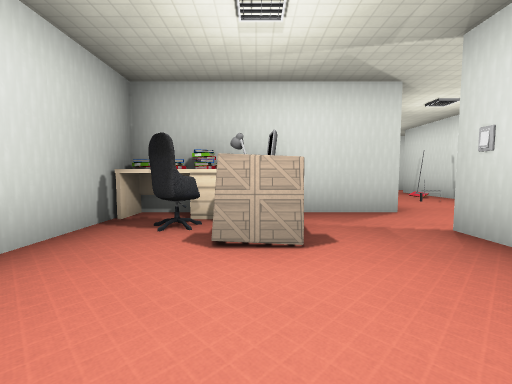
[1] (above)

19 first-person views from a walk through a 3-D level made in the Godot game engine. The camera is 1.4 m above the floor, tilts 4° down and sees 90° across. The floor is counted in squares, 2 m on a side. Each view is taken from the middle of a square. On the plan, view 1 faces up. The plan holds only what a view shows up to about 9 squares ahead; the rest is blank. The place goes on beyond the plan. Some surface patterns are stand-ins.

[2]
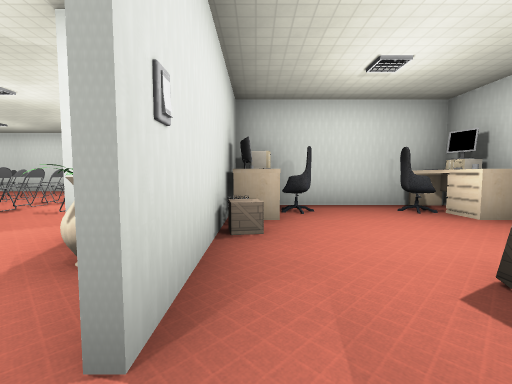

[3]
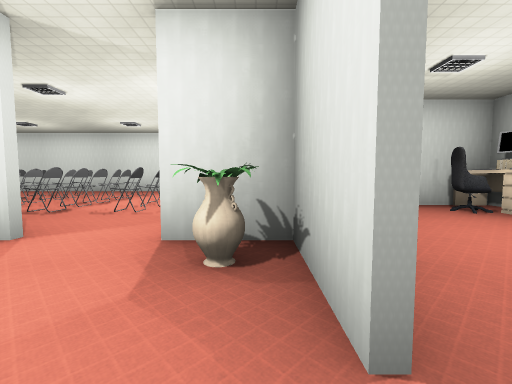

[4]
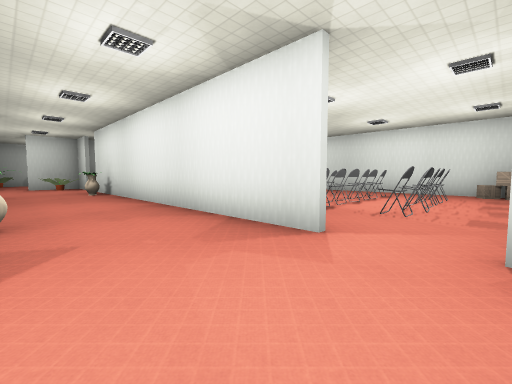

[5]
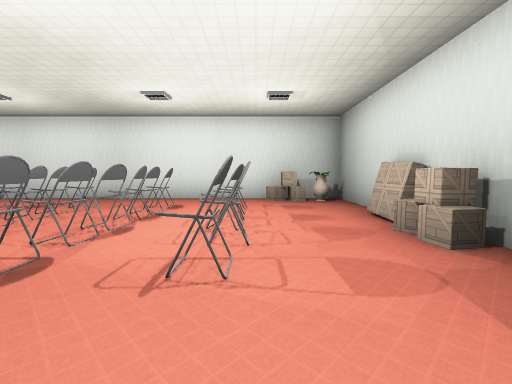

[6]
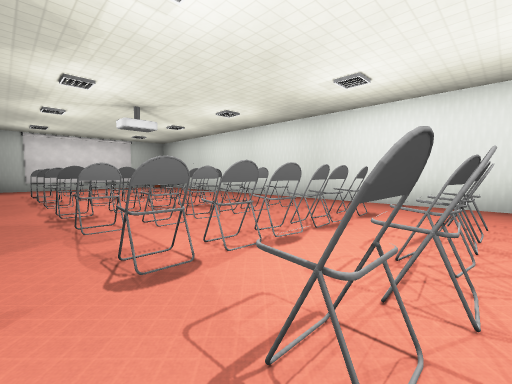

[7]
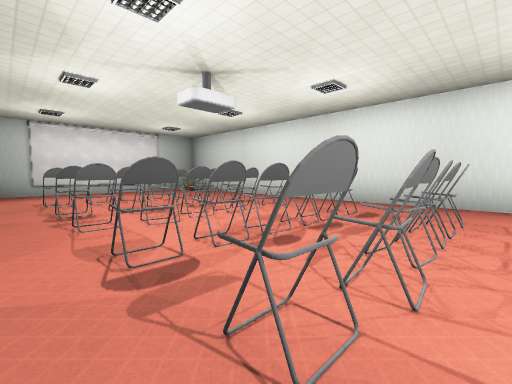

[8]
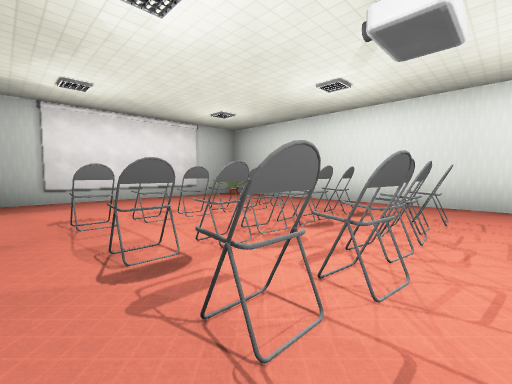

[9]
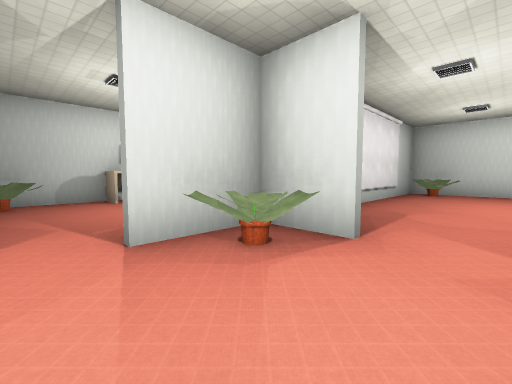

[10]
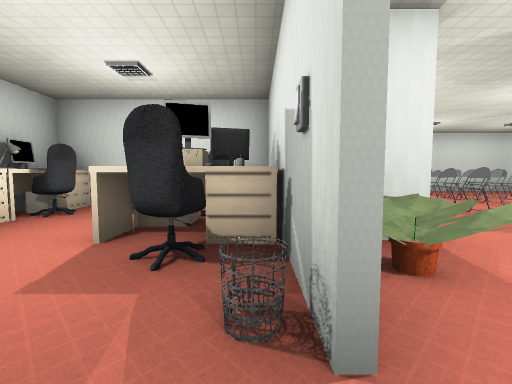

[11]
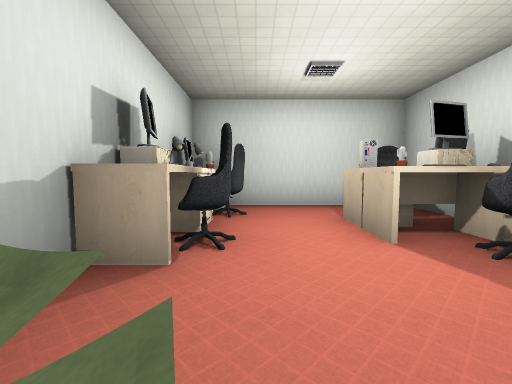

[12]
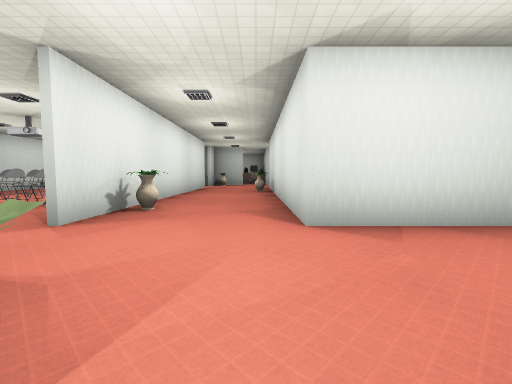

[13]
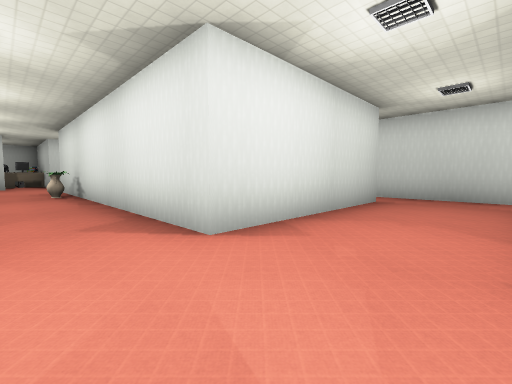

[14]
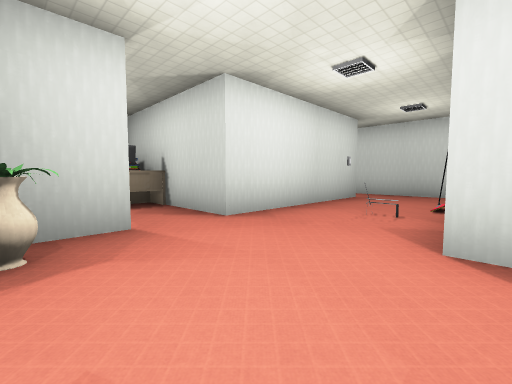

[15]
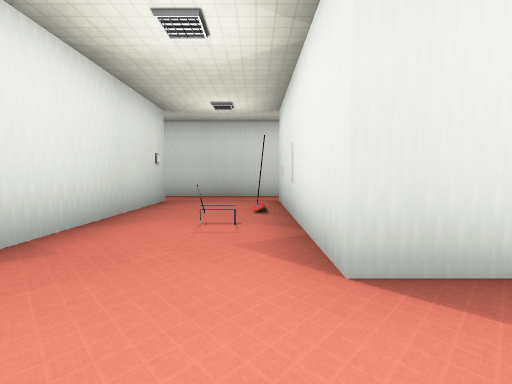

[16]
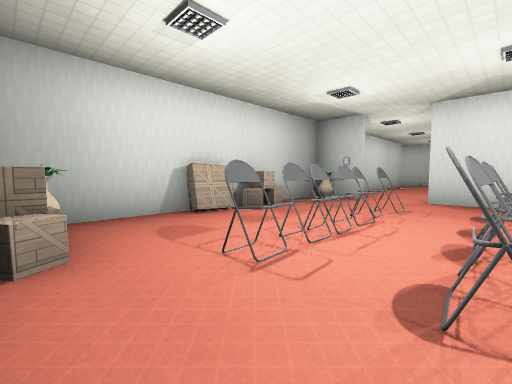

[17]
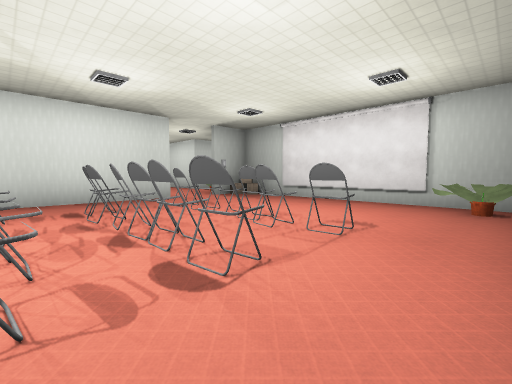

[18]
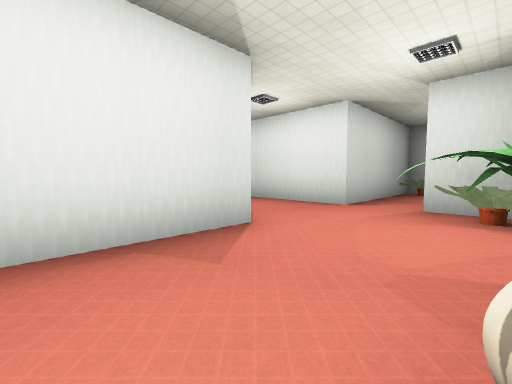

[19]
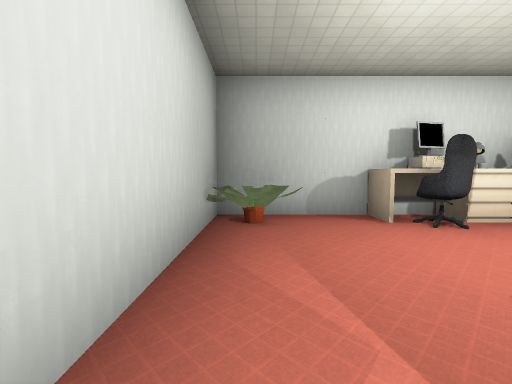

### Floor plan
Ten units are one square. View 1 is at (0, 0); x grows to the right and y downward. Boxes are objects, and circles mark ways between rooms. Rooms are numbered by the first view taken in them; rooms with no view inside come last. Other rooms are left out.
<svg viewBox="-30 -117 270 187">
<path fill="none" stroke="#000" d="M-22 18 15 18M25 -13 41 -13M-22 -45 -22 -21M25 -24 25 -32M26 -32 26 -4M26 -47 -15 -47M156 -12 119 -12M71 -12 55 -12M156 -47 86 -47M76 -47 56 -47 56 -97M55 -13 156 -13M186 -15 186 -26M187 -26 187 -15M196 18 225 18M41 -12 26 -12M156 -74 156 -58M186 -54 186 -75M26 35 26 64 186 64 186 4M15 18 25 18M234 9 234 -47 204 -47M58 -112 20 -112M26 -99 26 -47M187 5 187 11"/>
<rect x="-25" y="5" width="10" height="10" fill="#bbb"><title>computer</title></rect>
<rect x="-25" y="-5" width="10" height="10" fill="#bbb"><title>other object</title></rect>
<rect x="-15" y="5" width="10" height="10" fill="#bbb"><title>chair</title></rect>
<rect x="-15" y="-35" width="10" height="10" fill="#bbb"><title>chair</title></rect>
<rect x="-15" y="-45" width="10" height="10" fill="#bbb"><title>desk</title></rect>
<rect x="-5" y="-35" width="10" height="10" fill="#bbb"><title>box</title></rect>
<rect x="-5" y="-45" width="10" height="10" fill="#bbb"><title>other object</title></rect>
<rect x="5" y="5" width="10" height="10" fill="#bbb"><title>chair</title></rect>
<rect x="15" y="-15" width="10" height="10" fill="#bbb"><title>box</title></rect>
<rect x="25" y="-25" width="10" height="10" fill="#bbb"><title>pot</title></rect>
<rect x="25" y="55" width="10" height="10" fill="#bbb"><title>pot</title></rect>
<rect x="25" y="25" width="10" height="10" fill="#bbb"><title>box</title></rect>
<rect x="25" y="15" width="10" height="10" fill="#bbb"><title>box</title></rect>
<rect x="25" y="5" width="10" height="10" fill="#bbb"><title>box</title></rect>
<rect x="25" y="-5" width="10" height="10" fill="#bbb"><title>pot</title></rect>
<rect x="35" y="55" width="10" height="10" fill="#bbb"><title>box</title></rect>
<rect x="35" y="-65" width="10" height="10" fill="#bbb"><title>other object</title></rect>
<rect x="45" y="55" width="10" height="10" fill="#bbb"><title>box</title></rect>
<rect x="45" y="35" width="10" height="10" fill="#bbb"><title>chair</title></rect>
<rect x="45" y="25" width="10" height="10" fill="#bbb"><title>chair</title></rect>
<rect x="45" y="15" width="10" height="10" fill="#bbb"><title>chair</title></rect>
<rect x="45" y="5" width="10" height="10" fill="#bbb"><title>chair</title></rect>
<rect x="65" y="45" width="10" height="10" fill="#bbb"><title>chair</title></rect>
<rect x="65" y="25" width="10" height="10" fill="#bbb"><title>chair</title></rect>
<rect x="65" y="15" width="10" height="10" fill="#bbb"><title>chair</title></rect>
<rect x="65" y="5" width="10" height="10" fill="#bbb"><title>chair</title></rect>
<rect x="75" y="-45" width="10" height="10" fill="#bbb"><title>pot</title></rect>
<rect x="85" y="35" width="10" height="10" fill="#bbb"><title>chair</title></rect>
<rect x="85" y="25" width="10" height="10" fill="#bbb"><title>chair</title></rect>
<rect x="85" y="15" width="10" height="10" fill="#bbb"><title>chair</title></rect>
<rect x="85" y="5" width="10" height="10" fill="#bbb"><title>chair</title></rect>
<rect x="95" y="35" width="10" height="10" fill="#bbb"><title>other object</title></rect>
<rect x="95" y="25" width="10" height="10" fill="#bbb"><title>other object</title></rect>
<rect x="95" y="15" width="10" height="10" fill="#bbb"><title>chair</title></rect>
<rect x="95" y="5" width="10" height="10" fill="#bbb"><title>chair</title></rect>
<rect x="115" y="35" width="10" height="10" fill="#bbb"><title>chair</title></rect>
<rect x="115" y="25" width="10" height="10" fill="#bbb"><title>chair</title></rect>
<rect x="115" y="15" width="10" height="10" fill="#bbb"><title>chair</title></rect>
<rect x="115" y="5" width="10" height="10" fill="#bbb"><title>chair</title></rect>
<rect x="125" y="35" width="10" height="10" fill="#bbb"><title>chair</title></rect>
<rect x="125" y="25" width="10" height="10" fill="#bbb"><title>chair</title></rect>
<rect x="125" y="15" width="10" height="10" fill="#bbb"><title>chair</title></rect>
<rect x="125" y="5" width="10" height="10" fill="#bbb"><title>chair</title></rect>
<rect x="135" y="-25" width="10" height="10" fill="#bbb"><title>pot</title></rect>
<rect x="145" y="35" width="10" height="10" fill="#bbb"><title>chair</title></rect>
<rect x="145" y="25" width="10" height="10" fill="#bbb"><title>chair</title></rect>
<rect x="145" y="15" width="10" height="10" fill="#bbb"><title>chair</title></rect>
<rect x="145" y="5" width="10" height="10" fill="#bbb"><title>chair</title></rect>
<rect x="175" y="55" width="10" height="10" fill="#bbb"><title>plant</title></rect>
<rect x="175" y="-5" width="10" height="10" fill="#bbb"><title>other object</title></rect>
<rect x="175" y="-15" width="10" height="10" fill="#bbb"><title>other object</title></rect>
<rect x="175" y="-25" width="10" height="10" fill="#bbb"><title>plant</title></rect>
<rect x="185" y="-15" width="10" height="10" fill="#bbb"><title>other object</title></rect>
<rect x="185" y="-35" width="10" height="10" fill="#bbb"><title>bin</title></rect>
<rect x="195" y="-5" width="10" height="10" fill="#bbb"><title>chair</title></rect>
<rect x="195" y="-15" width="10" height="10" fill="#bbb"><title>other object</title></rect>
<rect x="195" y="-25" width="10" height="10" fill="#bbb"><title>chair</title></rect>
<rect x="205" y="-15" width="10" height="10" fill="#bbb"><title>chair</title></rect>
<rect x="215" y="-5" width="10" height="10" fill="#bbb"><title>chair</title></rect>
<rect x="225" y="-5" width="10" height="10" fill="#bbb"><title>lamp</title></rect>
<rect x="225" y="-15" width="10" height="10" fill="#bbb"><title>other object</title></rect>
<rect x="225" y="-25" width="10" height="10" fill="#bbb"><title>desk</title></rect>
<circle cx="30" cy="-40" r="3" fill="#2a7"/>
<text x="-10" y="-10">1</text>
<text x="120" y="0">2</text>
</svg>
Room 1 opens to room 2.

Where each view was taken, in squares from view 1:
view 1: 0 up, 0 right, facing up
view 2: 4 up, 2 right, facing down
view 3: 4 up, 3 right, facing down
view 4: 4 up, 4 right, facing down-right
view 5: 1 up, 5 right, facing down
view 6: 0 up, 5 right, facing down-right
view 7: 0 up, 8 right, facing down-right
view 8: 0 up, 11 right, facing down-right
view 9: 4 up, 16 right, facing down-right
view 10: 4 up, 19 right, facing down
view 11: 4 up, 22 right, facing down
view 12: 4 up, 19 right, facing left
view 13: 3 up, 18 right, facing up-left
view 14: 2 up, 6 right, facing up-left
view 15: 3 up, 5 right, facing up
view 16: 6 down, 7 right, facing up-left
view 17: 6 down, 12 right, facing up-right
view 18: 2 up, 13 right, facing up-right
view 19: 4 up, 19 right, facing right
